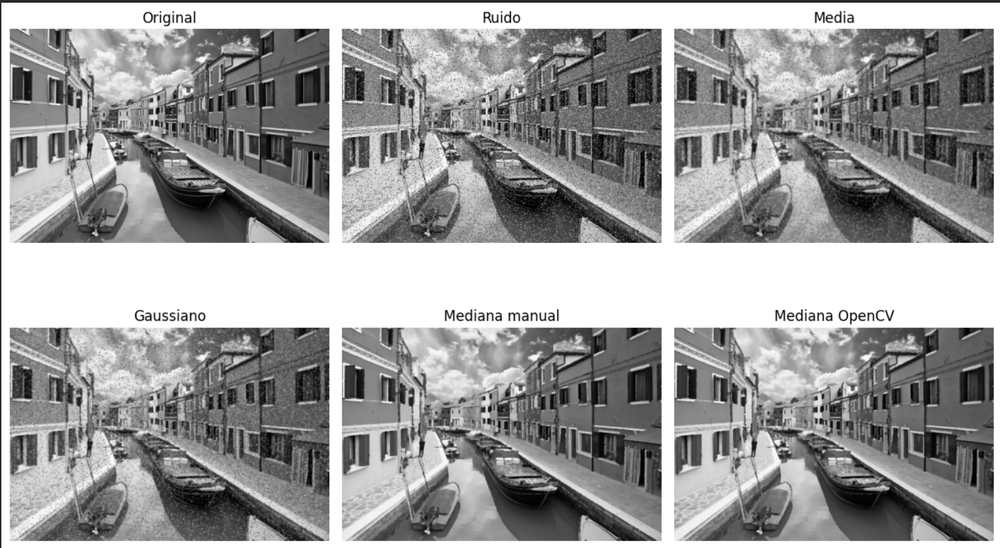
#> input picture reto_5/imagenEvidencia.png, 1000 x 548 px, shrunk from 1464 x 803 before the run
$ jupyter execute reto_5.ipynb
#> lines starting #> are read from the running program, lines starting #| are printed output that depends on the picture
[cell 1]
import numpy as np
import cv2
import matplotlib.pyplot as plt

from google.colab import files
uploaded = files.upload()
#> the answer given: imagenEvidencia.png

img = cv2.imread(list(uploaded.keys())[0], cv2.IMREAD_GRAYSCALE)
#> img: shape (548, 1000); min 0, max 255, mean 156.1

plt.imshow(img, cmap='gray')
plt.title("Imagen original")
plt.axis('off')

[cell 2]
def add_salt_pepper_noise(image, salt_prob=0.05, pepper_prob=0.05): #controlar sal y pimienta por aparte
#> called with salt_prob = 0.05, pepper_prob = 0.1
    noisy = image.copy()
    h, w = image.shape
#> h = 548; w = 1000

    for i in range(h):
        for j in range(w):
            r = np.random.rand()
            if r < pepper_prob:
                noisy[i, j] = 0        # pepper
            elif r < pepper_prob + salt_prob:
                noisy[i, j] = 255      # salt
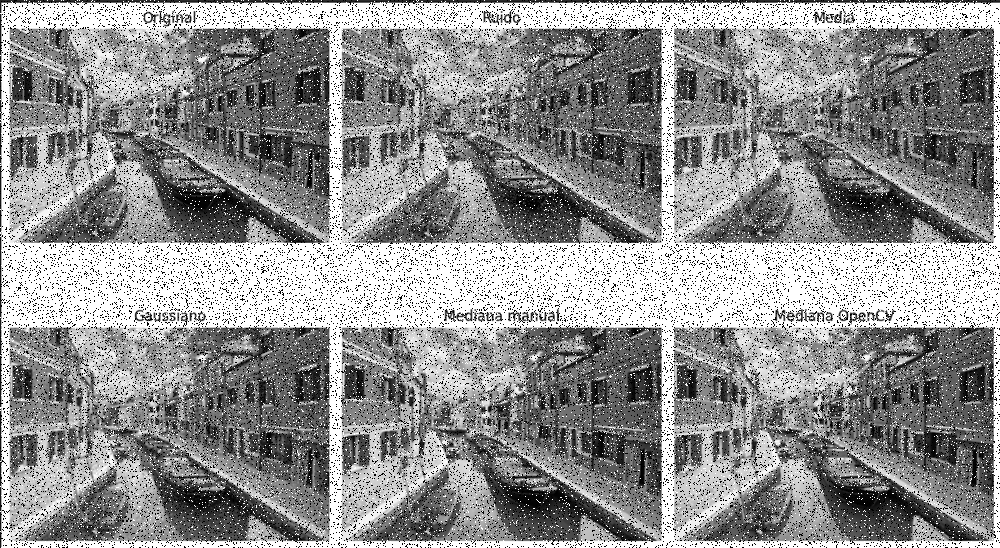
#> noisy: shape (548, 1000); min 0, max 255, mean 145.3
    return noisy

noisy_img = add_salt_pepper_noise(img, salt_prob=0.05, pepper_prob=0.10)

plt.imshow(noisy_img, cmap='gray')
plt.title("Imagen con ruido Salt & Pepper")
plt.axis('off')

[cell 3]
def mean_filter(image, k=3):
#> called with k = 3
    pad = k // 2
    padded = np.pad(image, pad, mode='edge')
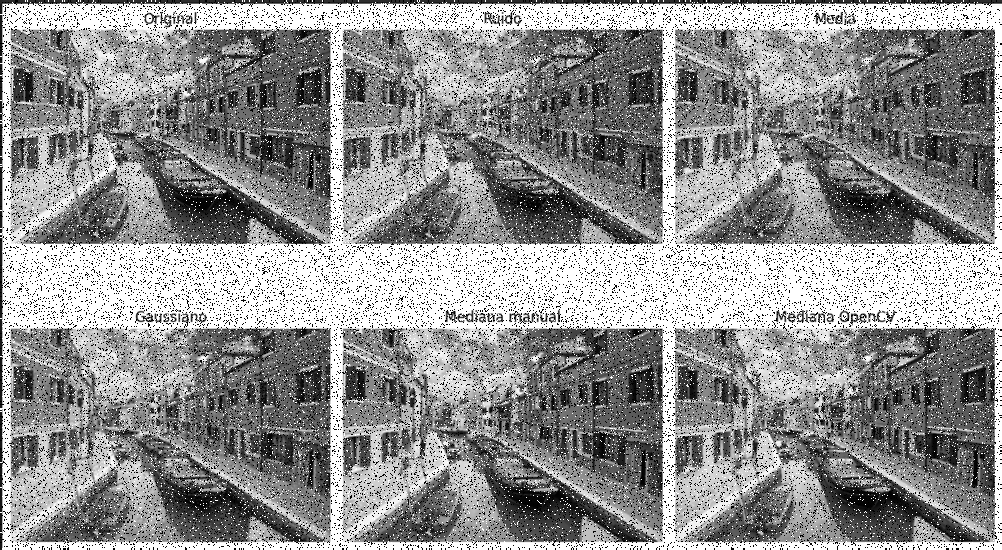
#> padded: shape (550, 1002); min 0, max 255, mean 145.2
    output = np.zeros_like(image)

    for i in range(image.shape[0]):
        for j in range(image.shape[1]):
            kernel = padded[i:i+k, j:j+k]
            output[i, j] = np.mean(kernel)
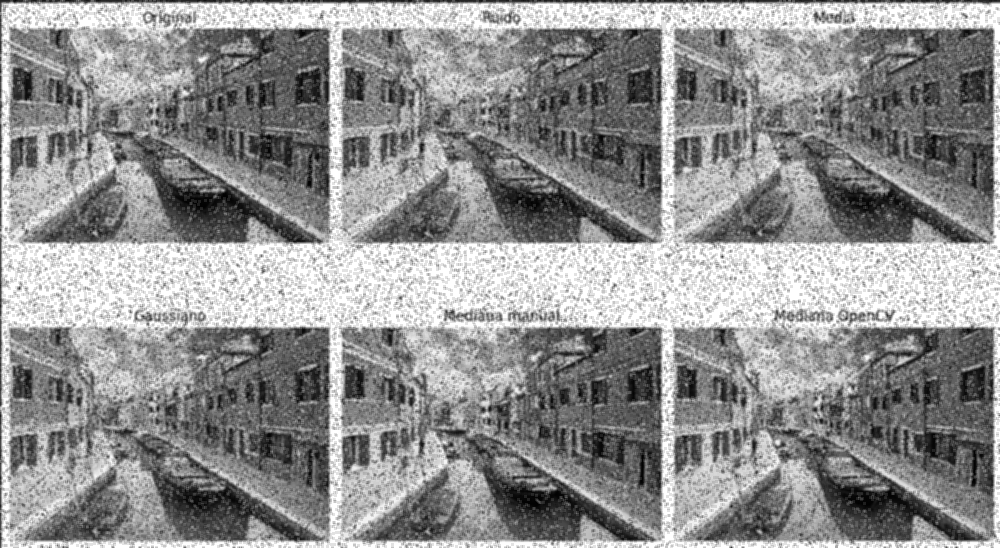
#> output: shape (548, 1000); min 1, max 255, mean 144.9

    return output.astype(np.uint8)

mean_img = mean_filter(noisy_img, 3)

plt.imshow(mean_img, cmap='gray')
plt.title("Filtro de Media manual")
plt.axis('off')

[cell 4]
def gaussian_kernel(k=3, sigma=1):
    ax = np.linspace(-(k // 2), k // 2, k)
    xx, yy = np.meshgrid(ax, ax)
    kernel = np.exp(-(xx**2 + yy**2) / (2 * sigma**2))
    return kernel / np.sum(kernel)

def gaussian_filter(image, k=3, sigma=1):
#> called with k = 3, sigma = 1
    kernel = gaussian_kernel(k, sigma)
    pad = k // 2
    padded = np.pad(image, pad, mode='edge')
    output = np.zeros_like(image)

    for i in range(image.shape[0]):
        for j in range(image.shape[1]):
            region = padded[i:i+k, j:j+k]
            output[i, j] = np.sum(region * kernel)

    return output.astype(np.uint8)

gauss_img = gaussian_filter(noisy_img, 3, 1)

plt.imshow(gauss_img, cmap='gray')
plt.title("Filtro Gaussiano manual")
plt.axis('off')

[cell 5]
def median_filter(image, k=3):
#> called with k = 3
    pad = k // 2
    padded = np.pad(image, pad, mode='edge')
    output = np.zeros_like(image)

    for i in range(image.shape[0]):
        for j in range(image.shape[1]):
            region = padded[i:i+k, j:j+k]
            output[i, j] = np.median(region)

    return output.astype(np.uint8)

median_img = median_filter(noisy_img, 3)

plt.imshow(median_img, cmap='gray')
plt.title("Filtro Mediana manual")
plt.axis('off')

[cell 6]
opencv_median = cv2.medianBlur(noisy_img, 3)

plt.imshow(opencv_median, cmap='gray')
plt.title("Mediana con OpenCV")
plt.axis('off')

[cell 7]
titles = ["Original", "Ruido", "Media", "Gaussiano", "Mediana manual", "Mediana OpenCV"]
images = [img, noisy_img, mean_img, gauss_img, median_img, opencv_median]

plt.figure(figsize=(12, 8))
for i in range(6):
    plt.subplot(2, 3, i+1)
    plt.imshow(images[i], cmap='gray')
    plt.title(titles[i])
    plt.axis('off')

plt.tight_layout()
plt.show()
